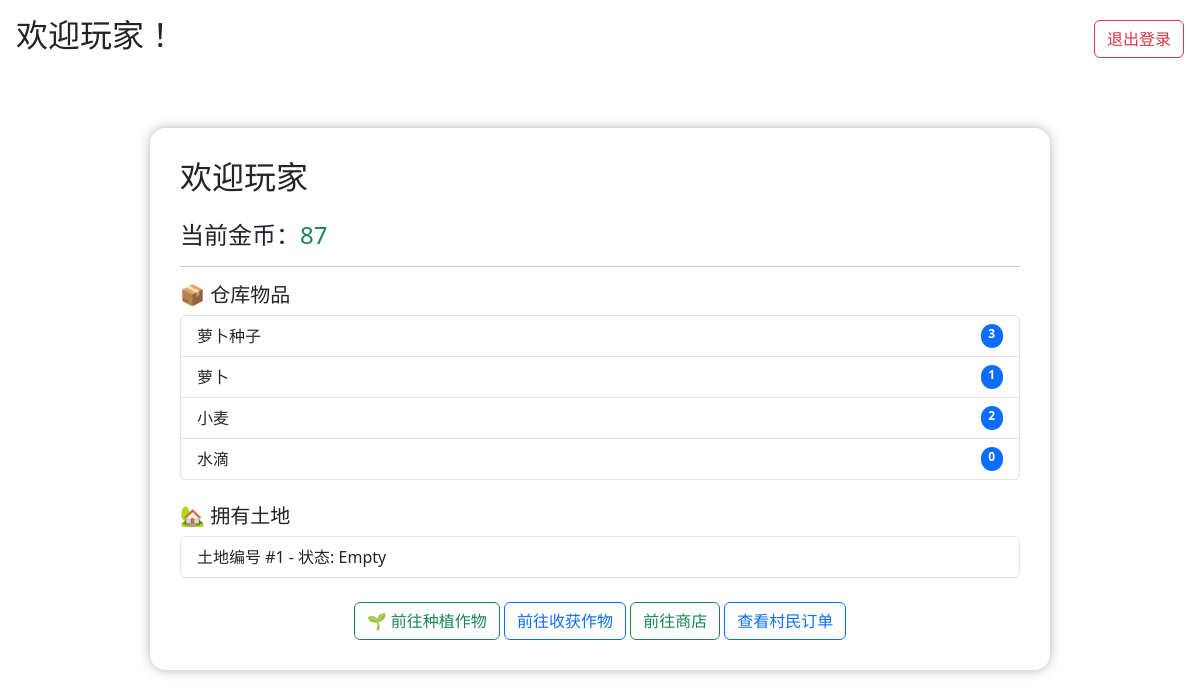
/player/dashboard (signed in), run on the app's committed database.
### tables this page shows
CREATE TABLE Player (
    PlayerID INTEGER PRIMARY KEY AUTOINCREMENT,
    CurrentGold INTEGER NOT NULL DEFAULT 0,
    UserID INTEGER UNIQUE,
    FOREIGN KEY (UserID) REFERENCES User(UserID)
);

CREATE TABLE Inventory (
    PlayerID INTEGER NOT NULL,
    ItemID INTEGER NOT NULL,
    Quantity INTEGER NOT NULL DEFAULT 0,
    PRIMARY KEY (PlayerID, ItemID),
    FOREIGN KEY (PlayerID) REFERENCES Player(PlayerID),
    FOREIGN KEY (ItemID) REFERENCES Item(ItemID)
);

CREATE TABLE Item (
    ItemID INTEGER PRIMARY KEY AUTOINCREMENT,
    ItemName TEXT NOT NULL UNIQUE,
    ItemType TEXT NOT NULL,
    Description TEXT
);

CREATE TABLE Plot (
    PlotID INTEGER PRIMARY KEY AUTOINCREMENT,
    PlayerID INTEGER NOT NULL,
    Status TEXT NOT NULL DEFAULT 'Empty',
    PlantedPlantID INTEGER,
    CurrentGrowthTimeLeft INTEGER,
    TimesWatered INTEGER NOT NULL DEFAULT 0,
    FOREIGN KEY (PlayerID) REFERENCES Player(PlayerID),
    FOREIGN KEY (PlantedPlantID) REFERENCES Plant(PlantID)
);

### app.py (the view)
@app.route('/player/dashboard')
def player_dashboard():
    if session.get('role') != 'player':
        return redirect(url_for('login'))
    user_id = session['user_id']
    conn = get_db()
    cur = conn.cursor()
    cur.execute("SELECT PlayerID, CurrentGold FROM Player WHERE UserID = ?", (user_id,))
    player = cur.fetchone()
    cur.execute("""
        SELECT i.ItemName, inv.Quantity
        FROM Inventory inv
        JOIN Item i ON inv.ItemID = i.ItemID
        WHERE inv.PlayerID = ?
    """, (player['PlayerID'],))
    inventory = cur.fetchall()
    cur.execute("SELECT * FROM Plot WHERE PlayerID = ?", (player['PlayerID'],))
    plots = cur.fetchall()
    conn.close()
    return render_template('player_dashboard.html', player=player, inventory=inventory, plots=plots)

### app.py (called while the page is built)
def get_db():
    conn = sqlite3.connect(DB_PATH)
    conn.row_factory = sqlite3.Row
    return conn

### templates/player_dashboard.html (shortened to what this page needs)
<!DOCTYPE html>
<html lang="zh">
<head>
    <link href="https://cdn.jsdelivr.net/npm/bootstrap@5.3.3/dist/css/bootstrap.min.css" rel="stylesheet">
</head>
<body>
<div class="d-flex justify-content-between align-items-center p-3">
  <h2>欢迎玩家 {{ session['username'] }}！</h2>
  <a href="{{ url_for('logout') }}" class="btn btn-outline-danger">退出登录</a>
</div>
<div class="content">
    <h2 class="mb-4">欢迎玩家 {{ session['username'] }}</h2>
    <h4>当前金币：<span class="text-success">{{ player['CurrentGold'] }}</span></h4>
    <hr>
    <h5>📦 仓库物品</h5>
    <ul class="list-group mb-4">
        {% for item in inventory %}
        <li class="list-group-item d-flex justify-content-between">
            {{ item['ItemName'] }}
            <span class="badge bg-primary rounded-pill">{{ item['Quantity'] }}</span>
        </li>
        {% else %}
        <li class="list-group-item">暂无物品</li>
        {% endfor %}
    </ul>
    <h5>🏡 拥有土地</h5>
    <ul class="list-group">
        {% for plot in plots %}
        <li class="list-group-item">
            土地编号 #{{ plot['PlotID'] }} - 状态: {{ plot['Status'] }}
        </li>
        {% else %}
        <li class="list-group-item">暂无土地</li>
        {% endfor %}
    </ul>
    <div class="mt-4 text-center">
         <a href="{{ url_for('plant') }}" class="btn btn-outline-success">🌱 前往种植作物</a>
	 <a href="{{ url_for('harvest') }}" class="btn btn-outline-primary">前往收获作物</a>
	 <a href="{{ url_for('shop') }}" class="btn btn-outline-success">前往商店</a>
	 <a href="{{ url_for('view_orders') }}" class="btn btn-outline-primary">查看村民订单</a>
    </div>
</div>
</body>
</html>

### data on the page
Player: CurrentGold "87"
Inventory: ItemName "萝卜种子", Quantity "3"
Inventory: ItemName "萝卜", Quantity "1"
Inventory: ItemName "小麦", Quantity "2"
Inventory: ItemName "水滴", Quantity "0"
Plot: PlotID "1", Status "Empty"
